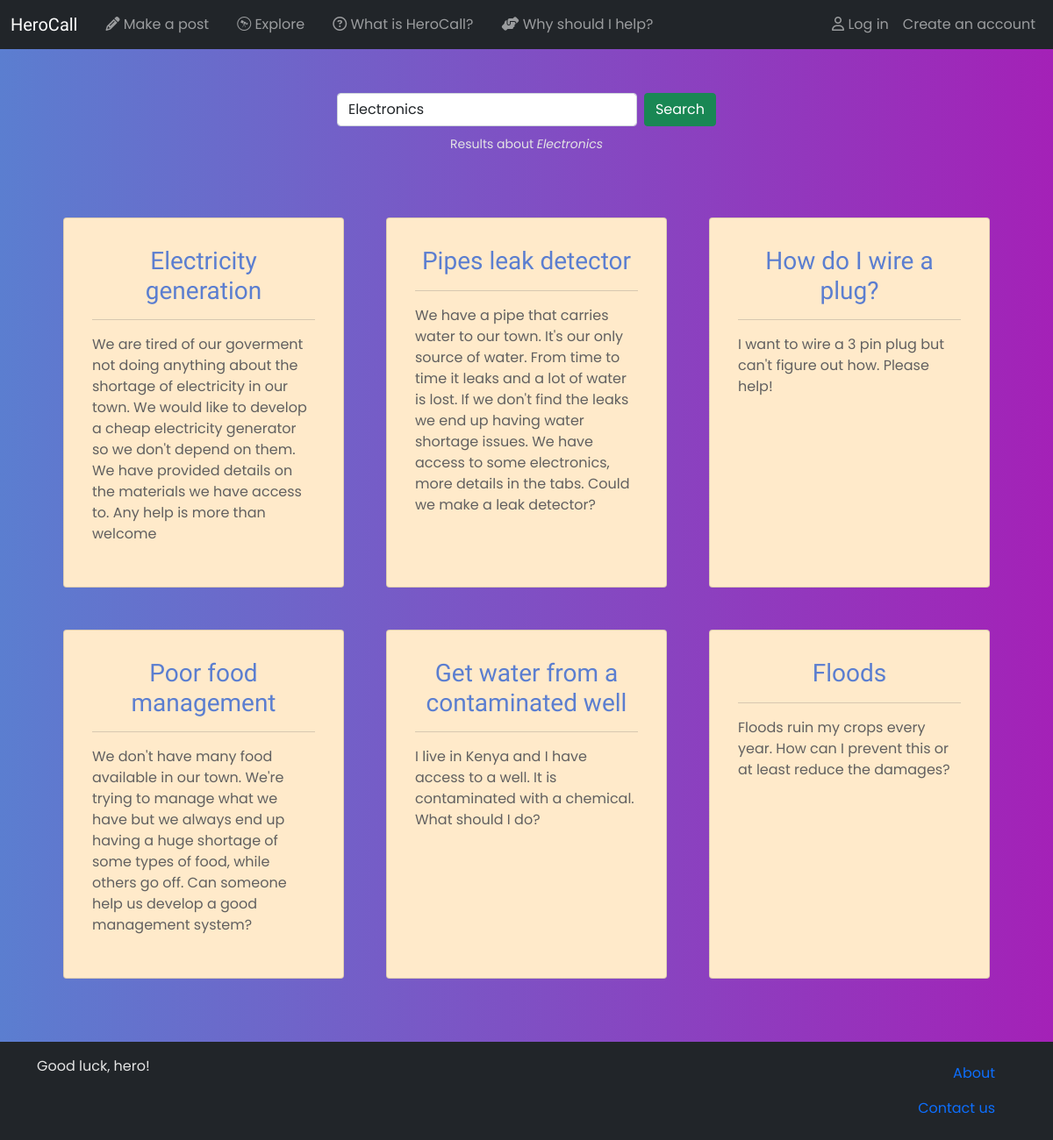
/explore/, run on the app's committed database.
### main/models.py (models this page shows, shortened)
class Post(models.Model):
    title = models.CharField(max_length=120)
    text = models.CharField(max_length=2000)
    author = models.ForeignKey(User, on_delete=models.PROTECT)
    reply_tab = models.IntegerField(null=True, blank=True)

### main/views.py (the view)
# urls.py: path('explore/', explore, name="explore"),
def explore(request):
    posts_raw = Post.objects.all().filter(reply_tab=None)
    indeces = list(range(len(posts_raw)))
    indeces.reverse()
    posts = []
    for index in indeces:
        posts.append(posts_raw[index])
    return render(request, 'explore.html', {'posts':posts})

### main/templatetags/hero_comments.py (called while the page is built)
@register.filter
def markdown_parse(text):
    return text

@register.simple_tag
def get_tabs(post):
    response = "<select class='form-select' onchange='select_tab(this)'><option selected>Select tab</options>"
    tabs = Tab.objects.all().filter(post=post)
    if len(tabs) == 0:
        return ""
    for tab in tabs:
        response += f'<option value="rtab_{tab.id}">{tab.title}</option>'
    response += "</select>"
    return format_html(response)

### main/templates/explore.html
{% extends 'base.html' %}
{% block content %}
<nav class="navbar navbar-expand-lg navbar-light bg-transparent">
    <div class="container-fluid justify-content-center">
        <form class="d-flex">
            <input class="form-control me-2" type="search" placeholder="Search" aria-label="Search" value='Electronics'>
            <button class="btn btn-success" type="button">Search</button>
        </form>
    </div>
</nav>
<div class="text-center">
    <small>Results about <i>Electronics</i></small>
</div>
<div class='d-flex row mt-5 justify-content-center'>
    {% for post in posts %}
        {% include 'builder/post_prev.html' %}
    {% endfor %}
</div>
{% endblock content %}

### main/templates/builder/post_prev.html (shortened to what this page needs)
{% load hero_comments %}
<div class="card m-4 p-3 post-preview rounded reply-post" style="width: 20rem; {% if selected == 'focused' %}hover(this){% endif %}" onclick="{% if selected == 'focused' %}focused(this){% endif %}">
    <div class="card-body">
        <div class='row'>
            <h5 class="card-title my-0 text-center">
                <a href="{% url 'post' id=post.id %}" class='text-decoration-none fs-3'>{{post.title}}</a>
            </h5>
        </div>
        <hr>
        <div class='row'>
            <p>{{post.text|markdown_parse}}</p>
        </div>
    </div>
</div>

### main/static/css/main.css (style rules this page uses)
html { overflow-x: hidden; }
body { color: #e4e4e4; padding-top: 50px; background-color: rgb(91, 126, 208); background-image: linear-gradient(to right, rgb(91, 126, 208) , #A421B7); font-family: 'Poppins', sans-serif; min-height: 100vh; overflow-x: hidden; }
.post-preview { transition: 0.5s; color: #616060; background-color: #ffeaca; }
.post-preview a { color:rgb(91, 126, 208); }
.card-title { font-family: 'Ubuntu', sans-serif; }

### data on the page
Post: title "Electricity generation", text "We are tired of our goverment not doing anything about the shortage of electricity in our town. We would like to develop a cheap electricity generator so we don't depend on them. We have provided details on the materials we have access to. Any help is more than welcome"
Post: title "Pipes leak detector", text "We have a pipe that carries water to our town. It's our only source of water. From time to time it leaks and a lot of water is lost. If we don't find the leaks we end up having water shortage issues. We have access to some electronics, more details in the tabs. Could we make a leak detector?"
Post: title "How do I wire a plug?", text "I want to wire a 3 pin plug but can't figure out how. Please help!"
Post: title "Poor food management", text "We don't have many food available in our town. We're trying to manage what we have but we always end up having a huge shortage of some types of food, while others go off. Can someone help us develop a good management system?"
Post: title "Get water from a contaminated well", text "I live in Kenya and I have access to a well. It is contaminated with a chemical. What should I do?"
Post: title "Floods", text "Floods ruin my crops every year. How can I prevent this or at least reduce the damages?"
